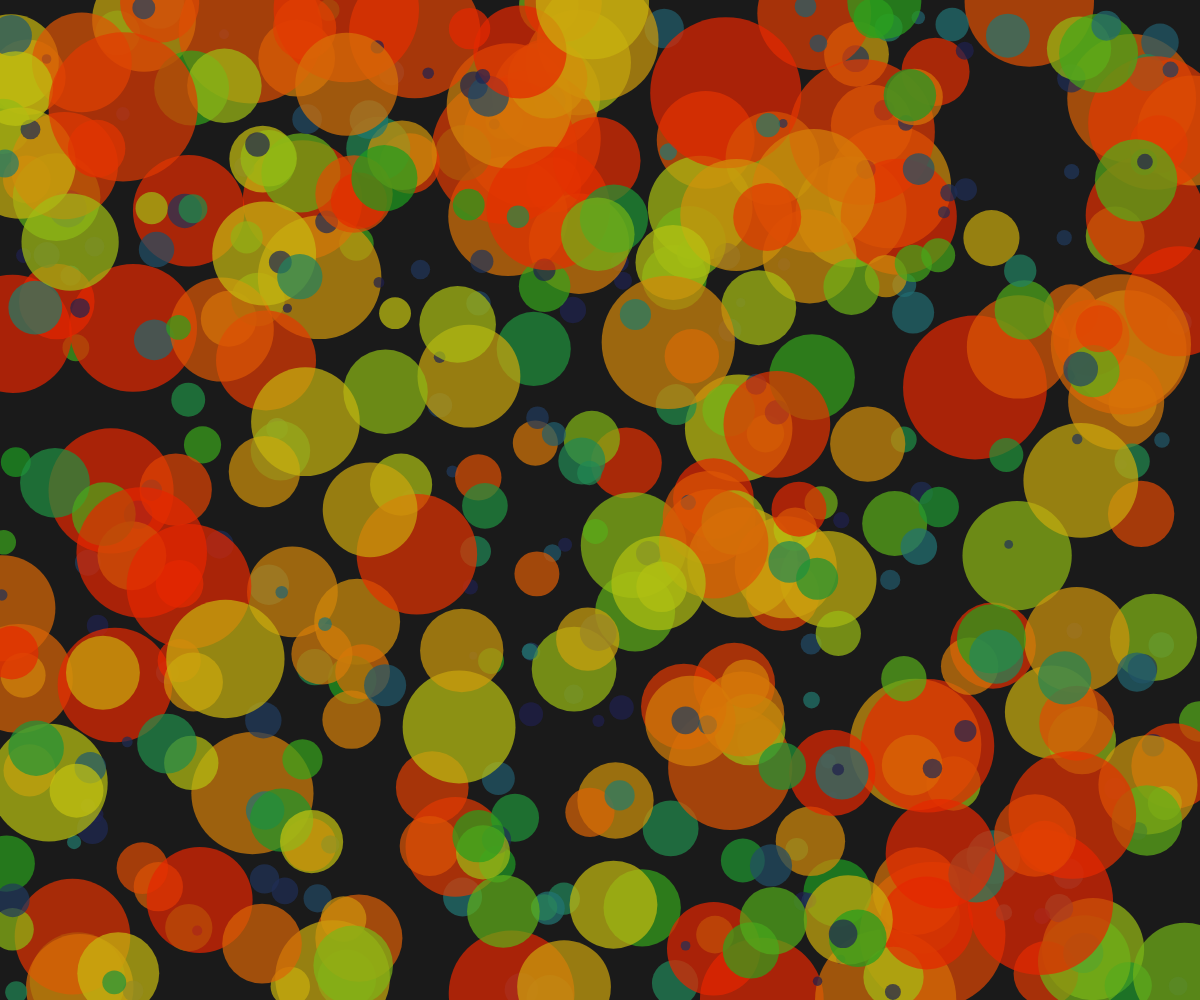
Frame 1 (no input)
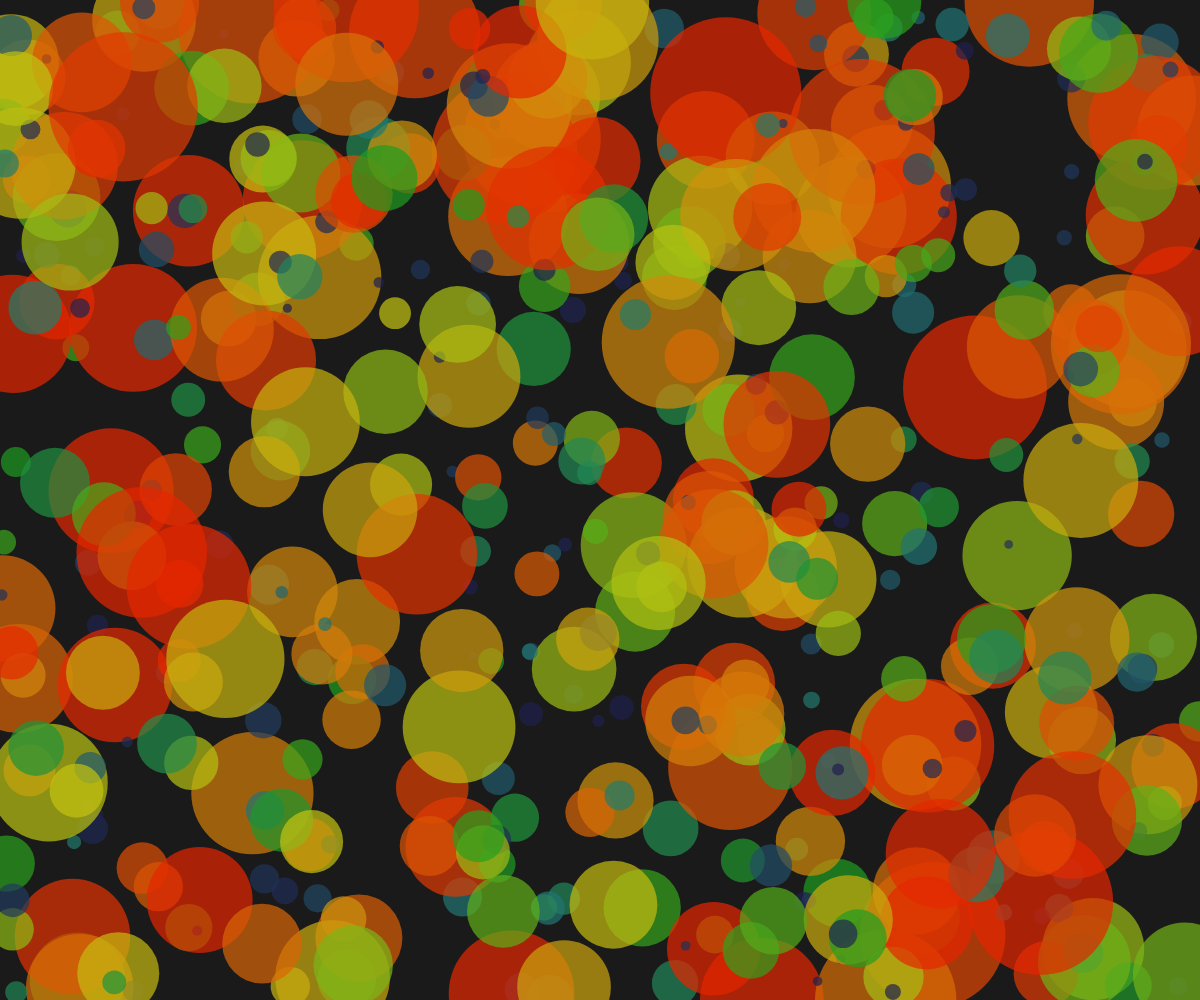
Frame 60 (no input)
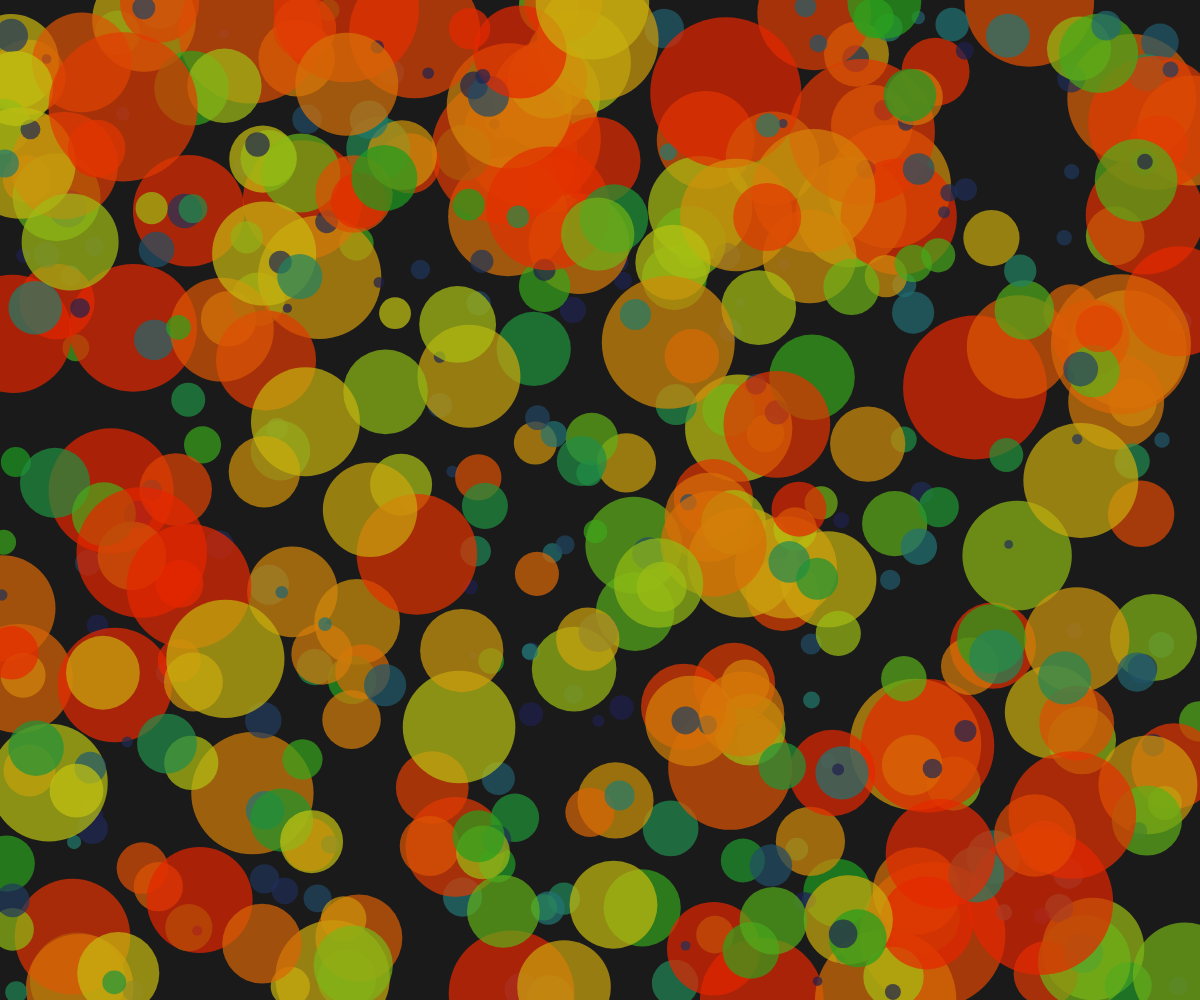
Frame 120 (the mouse pressed at the canvas centre since frame 60)

The p5.js sketch that drew these frames (run headless with seeded random() and noise() and a simulated clock; from frame 60 on, the mouse is pressed at the canvas centre):

// p5.js sketch
// ── sketch.js
let waves = [];
let time = 0;
let mouseForce = { x: 0, y: 0, radius: 0 };

function setup() {
  createCanvas(windowWidth, windowHeight);
  noStroke();
  colorMode(HSB, 360, 100, 100, 1);

  // Initialize waves
  for (let i = 0; i < 500; i++) {
    waves.push({
      x: random(width),
      y: random(height),
      radius: random(20, 80),
      speed: random(0.001, 0.005),
      phase: random(TWO_PI)
    });
  }
}

function draw() {
  background(0, 0, 10);
  time += 0.01;

  // Apply mouse force if active
  if (mouseForce.radius > 0) {
    mouseForce.radius -= 2;
  }

  // Draw waves
  for (let i = 0; i < waves.length; i++) {
    let w = waves[i];
    let d = dist(mouseX, mouseY, w.x, w.y);
    
    // Mouse interaction
    let force = 0;
    if (d < mouseForce.radius + w.radius) {
      force = map(d, 0, mouseForce.radius + w.radius, 1, 0);
    }

    // Calculate wave value
    let val = sin(time * w.speed + w.phase) * (1 - force * 0.5);
    
    // Color based on value and position
    let hue = map(val, -1, 1, 240, 10); // Blue to red
    let sat = 80 + val * 20;
    let bright = 60 + val * 30;

    fill(hue, sat, bright, 0.7);
    
    // Draw wave with interaction effect
    push();
    translate(w.x, w.y);
    scale(1 + val * 0.5);
    ellipse(0, 0, w.radius * (1 + val * 0.3), w.radius * (1 + val * 0.3));
    pop();
  }
}

function mousePressed() {
  mouseForce.x = mouseX;
  mouseForce.y = mouseY;
  mouseForce.radius = 200;
}

function mouseDragged() {
  mouseForce.x = mouseX;
  mouseForce.y = mouseY;
  mouseForce.radius = 200;
}
